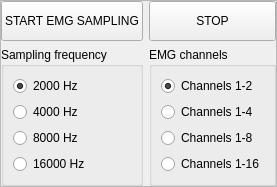
           <widget class="QFrame" name="frame_2">
            <property name="sizePolicy">
             <sizepolicy hsizetype="Preferred" vsizetype="Minimum">
              <horstretch>0</horstretch>
              <verstretch>0</verstretch>
             </sizepolicy>
            </property>
            <property name="frameShape">
             <enum>QFrame::StyledPanel</enum>
            </property>
            <property name="frameShadow">
             <enum>QFrame::Raised</enum>
            </property>
            <layout class="QGridLayout" name="gridLayout">
             <property name="sizeConstraint">
              <enum>QLayout::SetDefaultConstraint</enum>
             </property>
             <property name="leftMargin">
              <number>0</number>
             </property>
             <property name="topMargin">
              <number>0</number>
             </property>
             <property name="rightMargin">
              <number>0</number>
             </property>
             <property name="bottomMargin">
              <number>0</number>
             </property>
             <item row="0" column="0">
              <widget class="QPushButton" name="startEmgButton">
               <property name="sizePolicy">
                <sizepolicy hsizetype="Minimum" vsizetype="Expanding">
                 <horstretch>0</horstretch>
                 <verstretch>0</verstretch>
                </sizepolicy>
               </property>
               <property name="minimumSize">
                <size>
                 <width>0</width>
                 <height>40</height>
                </size>
               </property>
               <property name="maximumSize">
                <size>
                 <width>16777215</width>
                 <height>50</height>
                </size>
               </property>
               <property name="text">
                <string>START EMG SAMPLING</string>
               </property>
              </widget>
             </item>
             <item row="0" column="1">
              <widget class="QPushButton" name="stopEmgButton">
               <property name="sizePolicy">
                <sizepolicy hsizetype="Minimum" vsizetype="Expanding">
                 <horstretch>0</horstretch>
                 <verstretch>0</verstretch>
                </sizepolicy>
               </property>
               <property name="minimumSize">
                <size>
                 <width>0</width>
                 <height>40</height>
                </size>
               </property>
               <property name="maximumSize">
                <size>
                 <width>16777215</width>
                 <height>50</height>
                </size>
               </property>
               <property name="text">
                <string>STOP</string>
               </property>
              </widget>
             </item>
             <item row="1" column="0">
              <widget class="QGroupBox" name="groupBox_4">
               <property name="sizePolicy">
                <sizepolicy hsizetype="Preferred" vsizetype="Minimum">
                 <horstretch>0</horstretch>
                 <verstretch>0</verstretch>
                </sizepolicy>
               </property>
               <property name="title">
                <string>Sampling frequency</string>
               </property>
               <layout class="QVBoxLayout" name="verticalLayout_3">
                <item>
                 <widget class="QRadioButton" name="fs2000radioButton">
                  <property name="text">
                   <string>2000 Hz</string>
                  </property>
                  <property name="checked">
                   <bool>true</bool>
                  </property>
                 </widget>
                </item>
                <item>
                 <widget class="QRadioButton" name="fs4000radioButton">
                  <property name="text">
                   <string>4000 Hz</string>
                  </property>
                 </widget>
                </item>
                <item>
                 <widget class="QRadioButton" name="fs8000radioButton">
                  <property name="text">
                   <string>8000 Hz</string>
                  </property>
                 </widget>
                </item>
                <item>
                 <widget class="QRadioButton" name="fs16000radioButton">
                  <property name="text">
                   <string>16000 Hz</string>
                  </property>
                 </widget>
                </item>
               </layout>
              </widget>
             </item>
             <item row="1" column="1">
              <widget class="QGroupBox" name="groupBox_5">
               <property name="sizePolicy">
                <sizepolicy hsizetype="Preferred" vsizetype="Minimum">
                 <horstretch>0</horstretch>
                 <verstretch>0</verstretch>
                </sizepolicy>
               </property>
               <property name="title">
                <string>EMG channels</string>
               </property>
               <layout class="QVBoxLayout" name="verticalLayout_4">
                <item>
                 <widget class="QRadioButton" name="ch2radioButton">
                  <property name="text">
                   <string>Channels 1-2</string>
                  </property>
                  <property name="checked">
                   <bool>true</bool>
                  </property>
                 </widget>
                </item>
                <item>
                 <widget class="QRadioButton" name="ch4radioButton">
                  <property name="text">
                   <string>Channels 1-4</string>
                  </property>
                 </widget>
                </item>
                <item>
                 <widget class="QRadioButton" name="ch8radioButton">
                  <property name="text">
                   <string>Channels 1-8</string>
                  </property>
                 </widget>
                </item>
                <item>
                 <widget class="QRadioButton" name="ch16radioButton">
                  <property name="text">
                   <string>Channels 1-16</string>
                  </property>
                 </widget>
                </item>
               </layout>
              </widget>
             </item>
            </layout>
           </widget>
